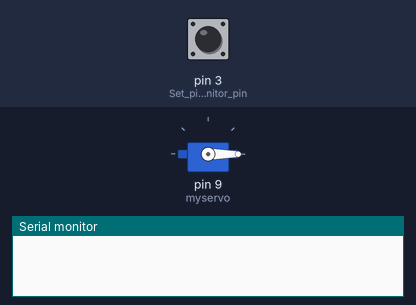
Bench run of a sketch on a simulated Arduino Uno, built with avr-gcc and run on an emulated ATmega328P. Parts: servo, the last lines printed to the serial monitor. Inputs (shaded band) come from the test bench; at power-on: pin 3 (Set_pin_3_as_monitor_pin) LOW.

Above: at 1.2 s.
1.3 s: pin 3 (Set_pin_3_as_monitor_pin) pulled HIGH for 0.15 s
2.9 s: pin 3 (Set_pin_3_as_monitor_pin) pulsed HIGH 5 times (0.12 s each, 0.3 s apart)
At 7.2 s:
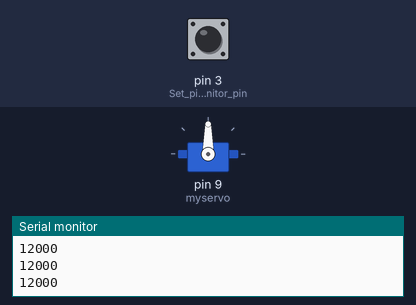
Timing chart, 0 to 8.7 s (numbered marks = the images above; inputs shaded):
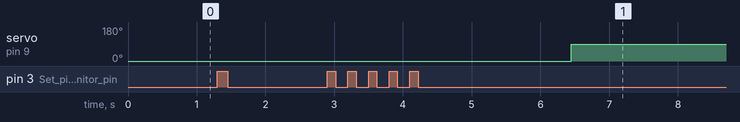

Measured:
- after the input at 2.9 s, servo on pin 9 (myservo): 0° → 90° after 3.5 s instead of 7.2 s

The sketch:

Lidar.ino
```cpp
/*------------------------------------------------------------------------------

  LIDARLite Arduino Library
  v3/GetDistancePwm

  This example shows how to read distance from a LIDAR-Lite connected over the
  PWM interface.

  Connections:
  LIDAR-Lite 5 Vdc (red) to Arduino 5v
  LIDAR-Lite Ground (black) to Arduino GND
  LIDAR-Lite Mode control (yellow) to Arduino digital input (pin 3)
  LIDAR-Lite Mode control (yellow) to 1 kOhm resistor lead 1
  1 kOhm resistor lead 2 to Arduino digital output (pin 2)

  (Capacitor recommended to mitigate inrush current when device is enabled)
  680uF capacitor (+) to Arduino 5v
  680uF capacitor (-) to Arduino GND

  See the Operation Manual for wiring diagrams and more information:
  http://static.garmin.com/pumac/LIDAR_Lite_v3_Operation_Manual_and_Technical_Specifications.pdf

------------------------------------------------------------------------------*/
#include <Servo.h>   //載入函式庫，這是內建的，不用安裝

Servo myservo;  // 建立SERVO物件

unsigned long pulseWidth;


void setup()
{
  Serial.begin(115200); // Start serial communications

  pinMode(2, OUTPUT); // Set pin 2 as trigger pin
  digitalWrite(2, LOW); // Set trigger LOW for continuous read

  pinMode(3, INPUT); // Set pin 3 as monitor pin

  myservo.attach(9);  // 設定要將伺服馬達接到哪一個PIN腳
}

void Lidar_scan()
{
  pulseWidth = pulseIn(3, HIGH); // Count how long the pulse is high in microseconds

  // If we get a reading that isn't zero, let's print it
  if(pulseWidth != 0)
  {
    pulseWidth = pulseWidth / 10; // 10usec = 1 cm of distance
    Serial.println(pulseWidth); // Print the distance
  }
}

void loop()
{
  int i;

  myservo.write(0);  //旋轉到0度，就是一般所說的歸零
  for (i=0;i<10;i++)
  {
    Lidar_scan();
    delay(75);
  }
  myservo.write(90);  //旋轉到0度，就是一般所說的歸零
  for (i=0;i<10;i++)
  {
    Lidar_scan();
    delay(75);
  }
}
```
